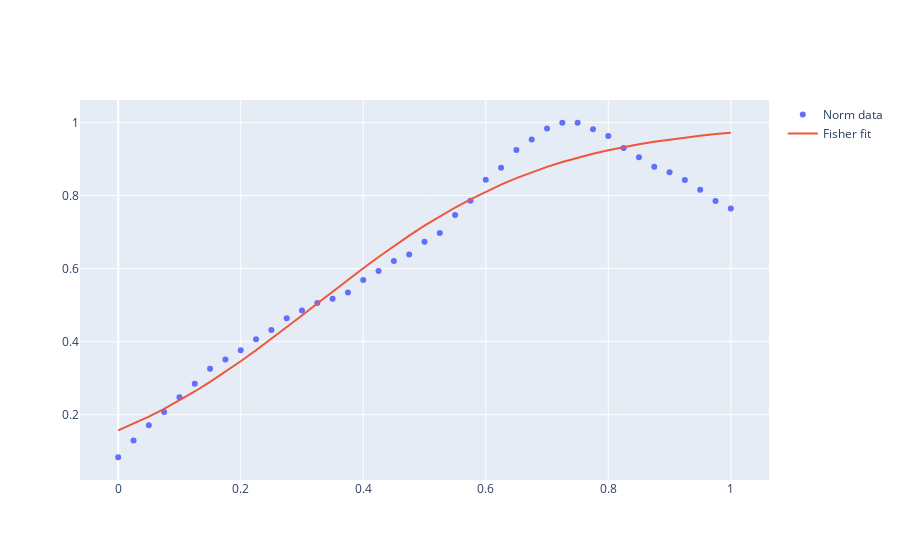

The code cell stored with this chart in its notebook:
### Code cell
fig = go.Figure()

fig.add_trace(go.Scatter(x = x, y = curvas["ciclo_a2"], mode="markers", name="Norm data"))
fig.add_trace(go.Scatter(x = x, y = modelos["ciclo_a2"], mode="lines", name="Fisher fit"))
